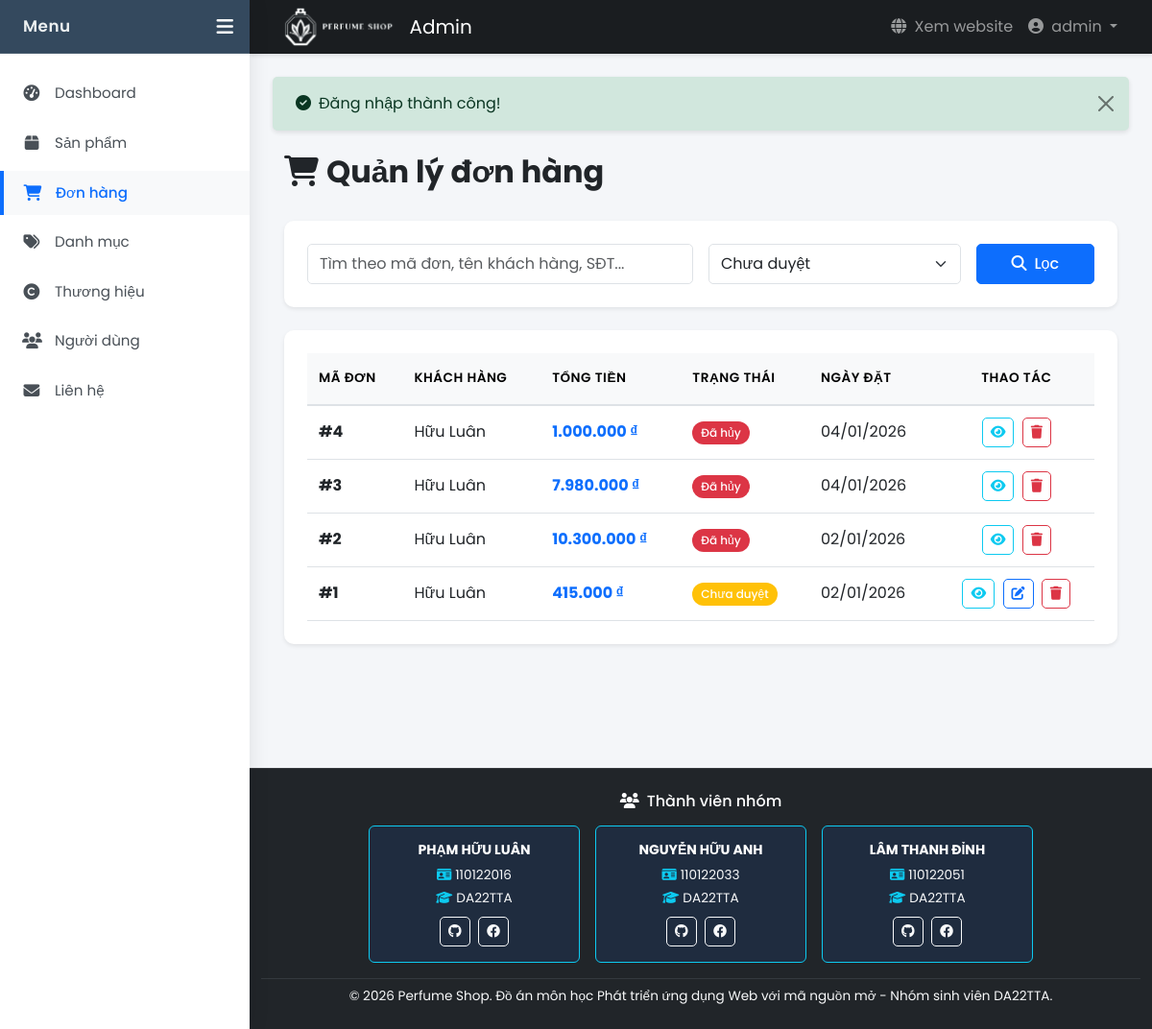
/views/admin/orders/index.php (signed in), run on an earlier commit of the app's database.
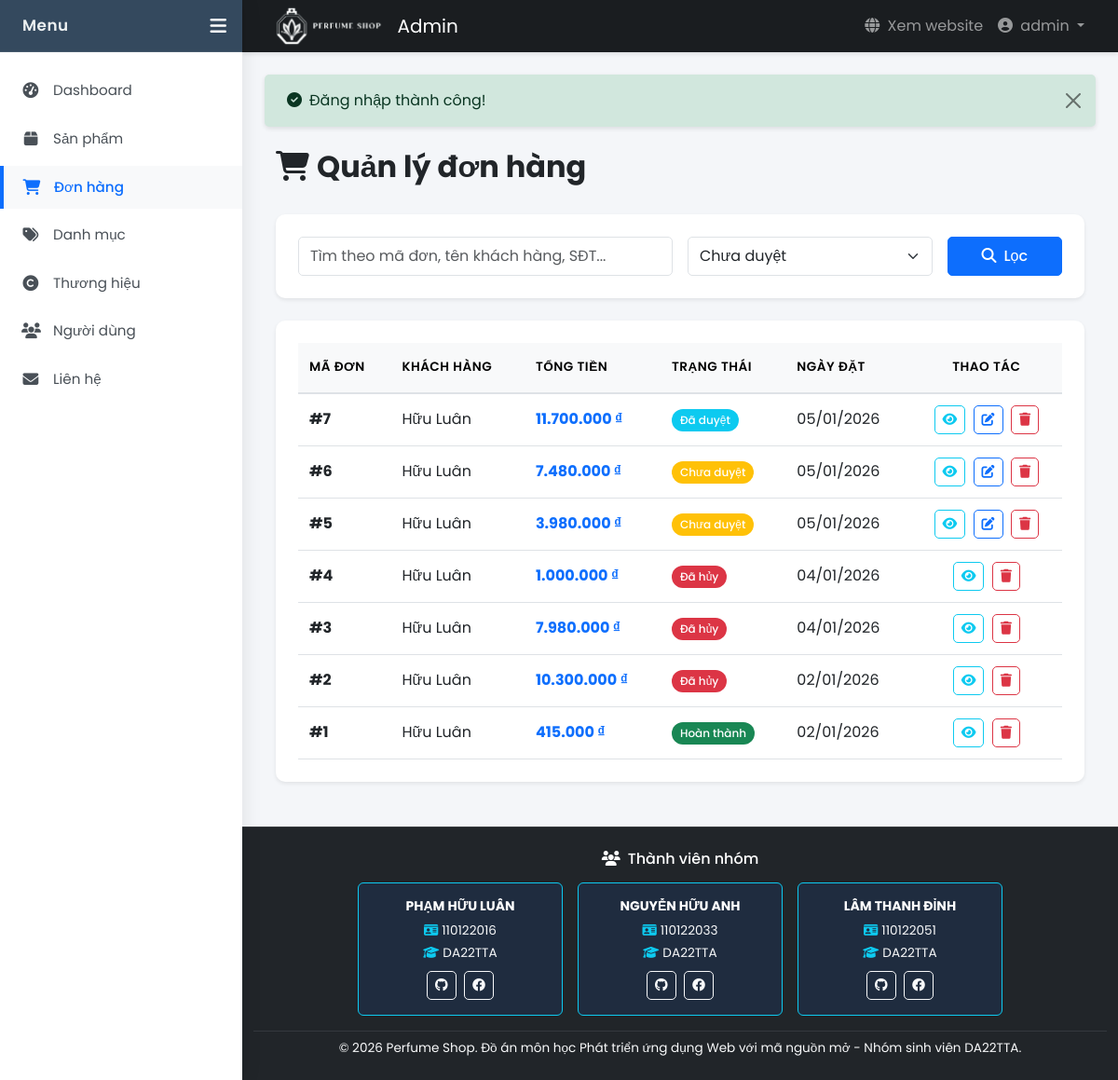
And on a later commit of the database.
### tables this page shows
CREATE TABLE `don_hang` (
  `id` int(11) NOT NULL,
  `id_nguoi_dung` int(11) DEFAULT NULL,
  `ho_ten_nguoi_nhan` varchar(150) DEFAULT NULL,
  `so_dien_thoai_nhan` varchar(20) DEFAULT NULL,
  `dia_chi_giao_hang` text DEFAULT NULL,
  `tong_tien` decimal(12,2) DEFAULT NULL,
  `trang_thai` int(20) NOT NULL DEFAULT 0,
  `ngay_dat` datetime DEFAULT current_timestamp(),
  `ngay_xoa` datetime DEFAULT NULL
);

### models/Order.php (called while the page is built, shortened)
<?php
class Order {
    private $conn;
    private $table = 'don_hang';
    public function __construct() {
        $database = new Database();
        $this->conn = $database->connect();
    }
    public function getAll($filters = [], $limit = ORDERS_PER_PAGE, $offset = 0) {
        $query = "SELECT dh.*, nd.username, nd.email
                  FROM {$this->table} dh
                  LEFT JOIN nguoi_dung nd ON dh.id_nguoi_dung = nd.id
                  WHERE 1=1";
        $params = [];
        $types = "";
        $query .= " ORDER BY
                    CASE WHEN dh.ngay_xoa IS NULL THEN 0 ELSE 1 END,
                    COALESCE(dh.ngay_dat, FROM_UNIXTIME(0)) DESC,
                    dh.id DESC
                    LIMIT ? OFFSET ?";
        $params[] = $limit;
        $params[] = $offset;
        $types .= "ii";
        $stmt = $this->conn->prepare($query);
        if (!empty($params)) {
            $stmt->bind_param($types, ...$params);
        }
        $stmt->execute();
        return $stmt->get_result()->fetch_all(MYSQLI_ASSOC);
    }
}
?>

### config/database.php (called while the page is built, shortened)
<?php
class Database {
    private $host = DB_HOST;
    private $user = DB_USER;
    private $pass = DB_PASS;
    private $dbname = DB_NAME;
    public function connect() {
        $this->conn = null;
        try {
            $this->conn = new mysqli($this->host, $this->user, $this->pass, $this->dbname);
            $this->conn->set_charset("utf8mb4");
        } catch (Exception $e) {
            echo "Lỗi kết nối: " . $e->getMessage();
        }
        return $this->conn;
    }
}
?>

### helpers/functions.php (called while the page is built, shortened)
<?php
function format_currency($amount) {
    return number_format($amount, 0, ',', '.') . ' ₫';
}
function format_date($date) {
    return date('d/m/Y', strtotime($date));
}
?>

### views/admin/orders/index.php (the view, shortened to what the changed rows need)
<?php
require_once __DIR__ . '/../../../helpers/functions.php';
require_once __DIR__ . '/../../../models/Order.php';
$orderModel = new Order();
$filters = [
    'status' => $_GET['status'] ?? null,
    'search' => $_GET['search'] ?? null
];
$page = isset($_GET['page']) ? max(1, intval($_GET['page'])) : 1;
$limit = ORDERS_PER_PAGE;
$offset = ($page - 1) * $limit;
$orders = $orderModel->getAll($filters, $limit, $offset);
include __DIR__ . '/../layout/header.php';
?>
<div class="container-fluid my-4">
    <div class="d-flex justify-content-between align-items-center mb-4">
        <h2 class="fw-bold"><i class="fas fa-shopping-cart me-2"></i>Quản lý đơn hàng</h2>
    </div>
    <div class="card border-0 shadow-sm">
        <div class="card-body">
            <?php if (empty($orders)): ?>
            <div class="text-center py-5 text-muted">
                <i class="fas fa-receipt fa-3x mb-3"></i>
                <p>Chưa có đơn hàng nào</p>
            </div>
            <?php else: ?>
            <div class="table-responsive">
                <table class="table table-hover align-middle">
                    <thead class="table-light">
                        <tr>
                            <th>Mã đơn</th>
                            <th>Khách hàng</th>
                            <th>Tổng tiền</th>
                            <th>Trạng thái</th>
                            <th>Ngày đặt</th>
                            <th class="text-center sticky-action">Thao tác</th>
                        </tr>
                    </thead>
                    <tbody>
                        <?php foreach ($orders as $order): ?>
                        <tr <?php echo $order['ngay_xoa'] ? 'class="table-secondary" style="opacity: 0.6;"' : ''; ?>>
                            <td><strong>#<?php echo $order['id']; ?></strong></td>
                            <td><?php echo htmlspecialchars($order['ho_ten_nguoi_nhan'] ?? ''); ?></td>
                            <td><strong class="text-primary"><?php echo format_currency($order['tong_tien']); ?></strong></td>
                            <td>
                                <?php
                                if ($order['ngay_xoa']) {
                                    echo '<span class="badge bg-danger"><i class="fas fa-trash me-1"></i>Đã xóa</span>';
                                } else {
                                    $status = (int)$order['trang_thai'];
                                    $badge = 'secondary';
                                    $text = 'Không xác định';
                                    switch($status) {
                                        case ORDER_STATUS_PENDING: $badge = 'warning'; $text = 'Chưa duyệt'; break;
                                        case ORDER_STATUS_APPROVED: $badge = 'info'; $text = 'Đã duyệt'; break;
                                        case ORDER_STATUS_COMPLETED: $badge = 'success'; $text = 'Hoàn thành'; break;
                                        case ORDER_STATUS_CANCELLED: $badge = 'danger'; $text = 'Đã hủy'; break;
                                    }
                                    echo '<span class="badge bg-' . $badge . '">' . $text . '</span>';
                                }
                                ?>
                            </td>
                            <td><?php echo format_date($order['ngay_dat']); ?></td>
                            <td class="text-center sticky-action">
                                <button class="btn btn-sm btn-outline-info me-1 view-order"
                                        data-id="<?php echo $order['id']; ?>" title="Xem chi tiết">
                                    <i class="fas fa-eye"></i>
                                </button>
                                <?php if (!$order['ngay_xoa']): ?>
                                    <?php
                                    $status = (int)$order['trang_thai'];
                                    if ($status !== ORDER_STATUS_CANCELLED && $status !== ORDER_STATUS_COMPLETED):
                                    ?>
                                    <button class="btn btn-sm btn-outline-primary me-1 update-status"
                                            data-id="<?php echo $order['id']; ?>"
                                            title="Cập nhật trạng thái">
                                        <i class="fas fa-edit"></i>
                                    </button>
                                    <?php endif; ?>
                                    <button class="btn btn-sm btn-outline-danger delete-order"
                                            data-id="<?php echo $order['id']; ?>" title="Xóa">
                                        <i class="fas fa-trash"></i>
                                    </button>
                                <?php endif; ?>
                            </td>
                        </tr>
                        <?php endforeach; ?>
                    </tbody>
                </table>
            </div>
            <?php endif; ?>
        </div>
    </div>
</div>
<?php include __DIR__ . '/../layout/footer.php'; ?>

What changed in the data, as far as the page shows it:
added don_hang: id "7", ho_ten_nguoi_nhan "Hữu Luân", tong_tien "11.700.000 ₫", trang_thai "Đã duyệt", ngay_dat "05/01/2026"
added don_hang: id "6", ho_ten_nguoi_nhan "Hữu Luân", tong_tien "7.480.000 ₫", trang_thai "Chưa duyệt", ngay_dat "05/01/2026"
added don_hang: id "5", ho_ten_nguoi_nhan "Hữu Luân", tong_tien "3.980.000 ₫", trang_thai "Chưa duyệt", ngay_dat "05/01/2026"
changed don_hang id 1: trang_thai "Chưa duyệt" → "Hoàn thành"
